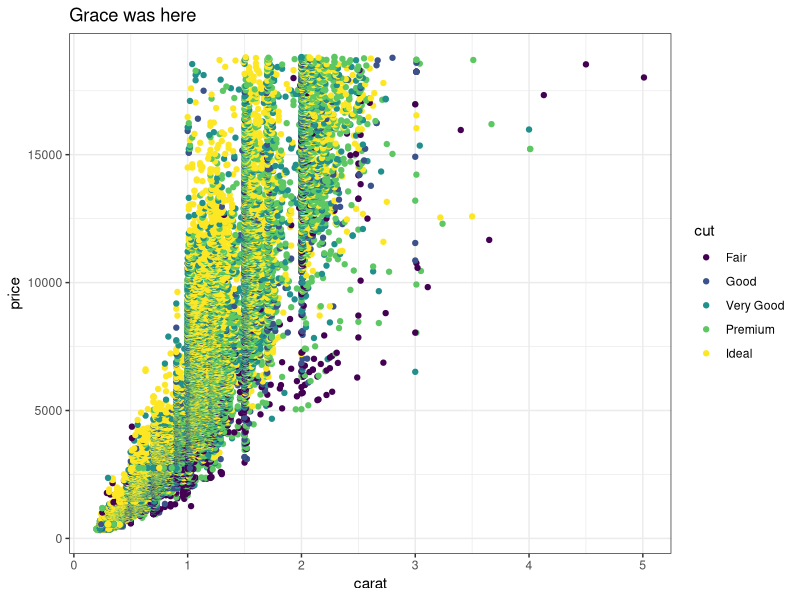
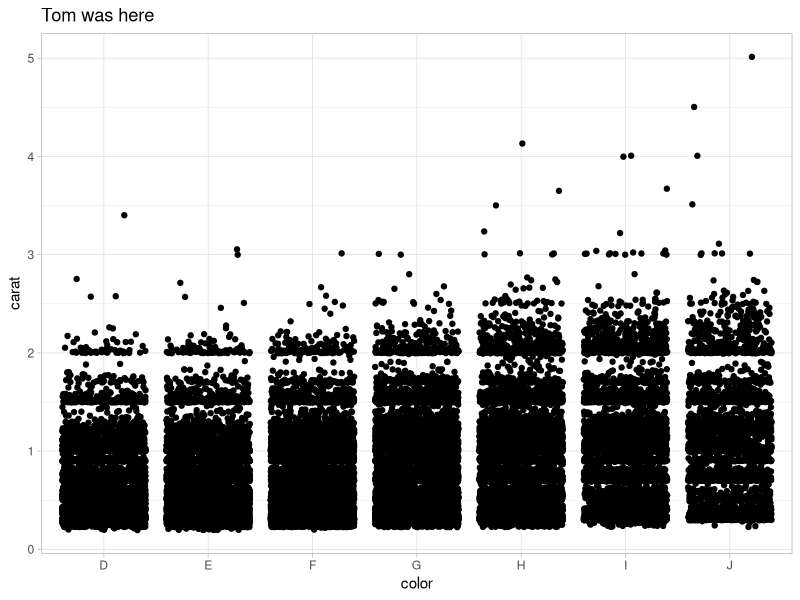
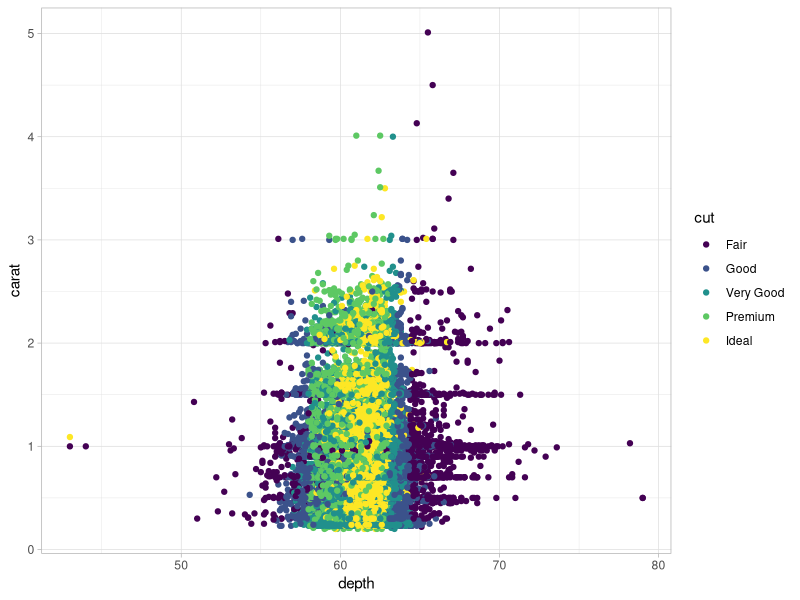

Reproduce these figures in R, in order.
## ---- chunk 1
knitr::opts_chunk$set(echo = TRUE)
library(tidyverse)
## ---- chunk 2
# Partner 1: 
# Run the code below to see the original graph
# Change the code below to make the point color change based on 'cut', and update the theme to theme_bw(). Update the title to include your first name. 

ggplot(data = diamonds, aes(x = carat, y = price)) +
  geom_point(aes(color = cut)) +
  theme_bw() +
  labs(title = "Grace was here")
## ---- chunk 3
# Partner 2: 
# Run the code below to see the original graph
# Change the code below to make the geom a geom_jitter, and update the theme to theme_light. Update the title to include your first name. 

ggplot(data = diamonds, aes(x = color, y = carat)) +
  geom_jitter() +
  theme_light() +
  labs(title = "Tom was here")
## ---- chunk 4
ggplot(data = diamonds, aes(x = depth, y = carat, color = cut)) +
  geom_point() +
  theme_light()

premium_diamonds <- diamonds %>% 
  filter(cut == "Premium")
## ---- chunk 5

fair_diamonds <- diamonds %>% 
  filter(cut == "Fair")

high_carat_diamonds <- diamonds %>% 
  filter(carat > 1)
